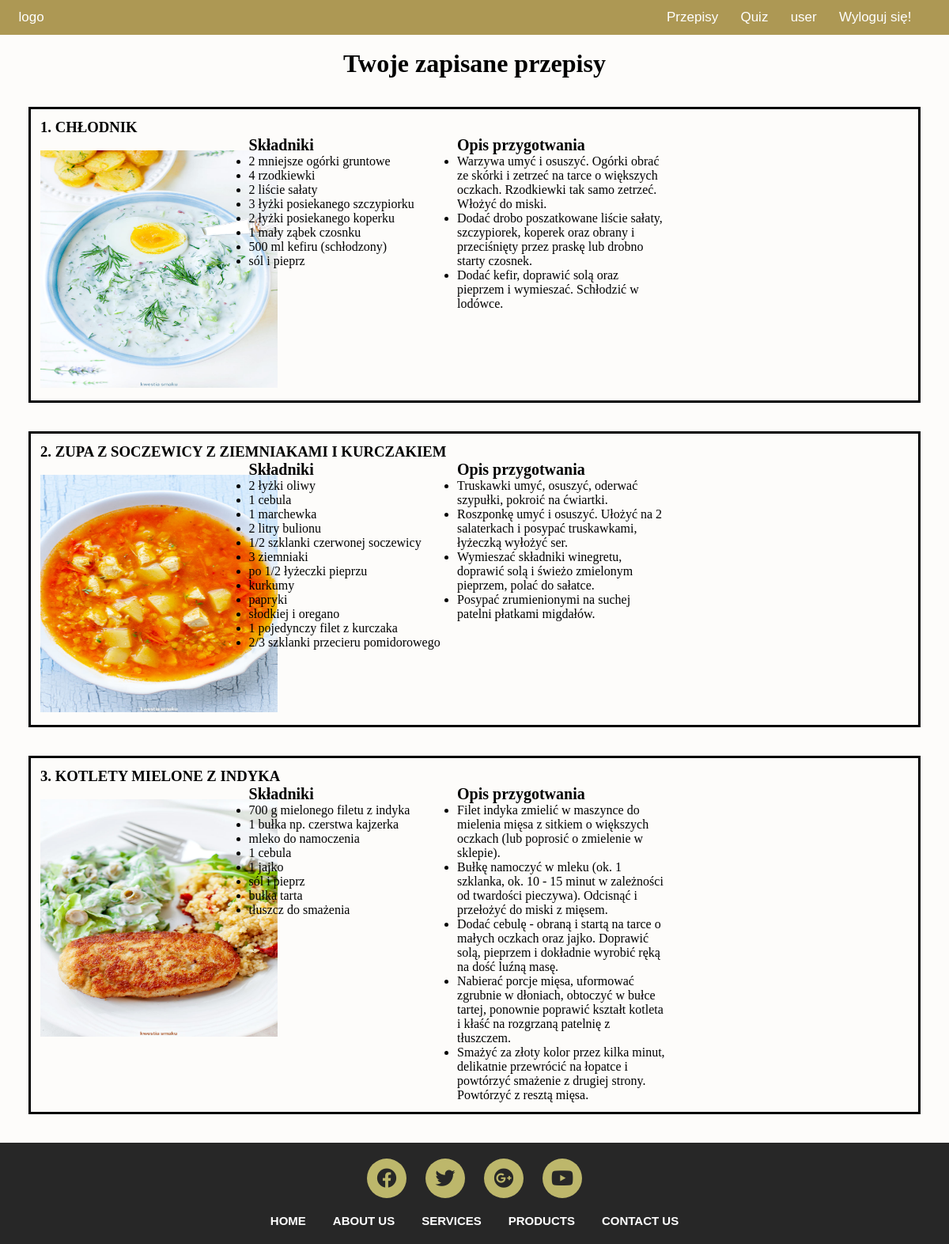
The page /panel.php (signed in) on the database its author committed.
### tables this page shows
CREATE TABLE `przepisy` (
  `id_przep` int(11) NOT NULL,
  `nazwa` text NOT NULL,
  `przygotowanie` text NOT NULL,
  `skladniki` text NOT NULL,
  `img` text NOT NULL
);

### panel.php (the view, shortened to what this page needs)
<?php
require_once "connect.php";
		try
		{
			$polaczenie = new mysqli($host, $db_user, $db_password, $db_name);
		}
			catch(Exception $e)
			{
				echo '<span style="color:red;">Błąd serwera! Przepraszamy za niedogodności i prosimy o rejestrację w innym terminie!</span>';
				echo '<br />Informacja developerska: '.$e;
			}
			$login = $_SESSION['user'];
			$rezultat = $polaczenie->query("SELECT id_group FROM users WHERE user='$login'");
			$row = $rezultat->fetch_assoc();
?>
<!DOCTYPE html>
<html lang="pl">
  <head>
<link rel="stylesheet" type="text/css" href="./css/style1.css">
		<link rel="stylesheet" href="https://use.fontawesome.com/releases/v5.9.0/css/all.css">
    <link rel="stylesheet" type="text/css" href="./css/style1.css">
  </head>
  <body>
		<?php
			if ((isset($_SESSION['zalogowany'])) && ($_SESSION['zalogowany']==true))
			{
				?>
				<div id="menu">
			    <ul>
			      <li>
			        <a href="index.php">logo</a>
			      </li>
			      <li>
			        <a href="przepisy.php">Przepisy</a>
			      </li>
						<li>
			        <a href="quiz.php">Quiz</a>
			      </li>
			      <li>
			        <a href="panel.php"><?php echo $_SESSION['user'] ?></a>
			      </li>
						<li>
						<a href="logout.php">Wyloguj się!</a>
						</li>
			    </ul>
			  </div>
				<?php
			}
		?>
		<?php
if($row['id_group'] == 0){
echo '<br><h1> Twoje zapisane przepisy</h1>';
	$login = $_SESSION['user'];
	$rezultat = $polaczenie->query("SELECT id_user FROM users WHERE user='$login'");
	$row1 = $rezultat->fetch_assoc();
	$zmienna = $row1['id_user'];
	$sql = "SELECT * FROM przep_users WHERE id_user='$zmienna'";
	$result = $polaczenie->query($sql);
	$koszyk= array();
	$i=0;
	  while($row = $result->fetch_assoc()) {
			$koszyk[$i] = $row['id_przep'];
			$i++;
		}
		$ile = count($koszyk);
		$licz = 1;
		for($i=0; $i < $ile; $i++)
		{
		$sql = "SELECT * FROM przepisy WHERE id_przep='$koszyk[$i]'";
		$result = $polaczenie->query($sql);
				while($row = $result->fetch_assoc()) {
					$skladniki  = $row["skladniki"];
					$pieces = explode(",", $skladniki);
					$liczba = count($pieces);
					$opis  = $row["przygotowanie"];
					$opis2 = explode(";", $opis);
					$ile2 = count($opis2);
					?>
					<form action="" method="post">
					<div class="row">
					<h3><?php echo $licz.'. '.$row["nazwa"]; ?></h3>
					<div class="column">
					<br><img src="img/<?php echo $row["img"]; ?>.jpg" width="300" height="300" alt="zdjecie">
				</div>
					<div class="column">
						<p>Składniki</p>
					<ul>
						<?php
						for ($x = 0; $x < $liczba; $x++) {
								echo "<li>".$pieces[$x]."</li>";
						}
						?>
					</ul>
					</div>
				<div class="column">
					<p>Opis przygotwania</p>
				<ul>
					<?php
					for ($y = 0; $y < $ile2; $y++) {
							echo "<li>".$opis2[$y]."</li>";
					}
					?>
				</ul>
					</div>
				</div>
			</form>
					<?php
					$licz++;
				}
	}
}
?>
<div class="big-foot">
  <div class="footer-social-icons">
    <ul>
      <li><a href="#" target="blank"><i class="fab fa-facebook"></i></a></li>
      <li><a href="#" target="blank"><i class="fab fa-twitter"></i></a></li>
      <li><a href="#" target="blank"><i class="fab fa-google-plus"></i></a></li>
      <li><a href="#" target="blank"><i class="fab fa-youtube"></i></a></li>
    </ul>
  </div>
  <div class="footer-menu">
    <ul>
      <li><a href="#">Home</a></li>
      <li><a href="#">About us</a></li>
      <li><a href="#">Services</a></li>
      <li><a href="#">Products</a></li>
      <li><a href="#">Contact us</a></li>
    </ul>
  </div>
</div>
</body>
</html>

### css/style1.css (style rules this page uses)
body { background-color:#fdfcfa; }
h1 { text-align: center; }
.row { padding-left: 25%; border: 3px solid; padding: 1%; margin: 3%; }
.row > .column > p { font-size: 20px; font-weight: bold; }
.column { float: left; width: 24%; }
.row:after { content: ""; display: table; clear: both; }
* { margin: 0; padding: 0; }
#menu { background-color: #ad9854; width: 100%; padding-top: 1%; padding-bottom: 1%; text-align:right; }
#menu > ul > li { display: inline; padding-right:2%; font-size: 17px; font-family: Arial; }
#menu > ul > li:first-child { float: left; padding-left: 2%; }
#menu > ul { padding-right:2%; }
#menu > ul > li > a { color: white; text-decoration: none; }
.big-foot { width: 100%; height: auto; margin: auto; background: #272727; padding: 20px 0px; }
.footer-social-icons { width: 100%; height: auto; margin: auto; }
.footer-social-icons ul { margin: 0px; padding: 0px; text-align: center; }
.footer-social-icons ul li { display: inline-block; width: 50px; height: 50px; margin: 0px 10px; border-radius: 100%; background: #bdb76b; }
.footer-social-icons ul li a { color:#272727; font-size: 25px; display: block; }
.footer-social-icons ul li a i { line-height: 50px; }
.footer-menu { width: 100%; height: auto; margin:auto; margin-top: 20px; }
.footer-menu ul { margin-left: 0px; padding: 0px; text-align: center; }
.footer-menu ul li { display: inline-block; margin: 0px 15px; }
.footer-menu ul li a { font-family:arial; font-size:15px; font-weight: 600; color:#fff; text-transform: uppercase; }
a { text-decoration: none; outline:none; }

### rows shown on the page
przepisy: nazwa "CHŁODNIK", img (picture), skladniki "2 mniejsze ogórki gruntowe", skladniki "4 rzodkiewki", skladniki "2 liście sałaty", skladniki "3 łyżki posiekanego szczypiorku", skladniki "2 łyżki posiekanego koperku", skladniki "1 mały ząbek czosnku", skladniki "500 ml kefiru (schłodzony)", skladniki "sól i pieprz", przygotowanie "Warzywa umyć i osuszyć. Ogórki obrać ze skórki i zetrzeć na tarce o większych oczkach. Rzodkiewki tak samo zetrzeć. Włożyć do miski.", przygotowanie "Dodać drobo poszatkowane liście sałaty, szczypiorek, koperek oraz obrany i przeciśnięty przez praskę lub drobno starty czosnek.", przygotowanie "Dodać kefir, doprawić solą oraz pieprzem i wymieszać. Schłodzić w lodówce."
przepisy: nazwa "ZUPA Z SOCZEWICY Z ZIEMNIAKAMI I KURCZAKIEM", img (picture), skladniki "2 łyżki oliwy", skladniki "1 cebula", skladniki "1 marchewka", skladniki "2 litry bulionu", skladniki "1/2 szklanki czerwonej soczewicy", skladniki "3 ziemniaki", skladniki "po 1/2 łyżeczki pieprzu", skladniki "kurkumy", skladniki "papryki", skladniki "słodkiej i oregano", skladniki "1 pojedynczy filet z kurczaka", skladniki "2/3 szklanki przecieru pomidorowego", przygotowanie "Truskawki umyć, osuszyć, oderwać szypułki, pokroić na ćwiartki.", przygotowanie "Roszponkę umyć i osuszyć. Ułożyć na 2 salaterkach i posypać truskawkami, łyżeczką wyłożyć ser.", przygotowanie "Wymieszać składniki winegretu, doprawić solą i świeżo zmielonym pieprzem, polać do sałatce.", przygotowanie "Posypać zrumienionymi na suchej patelni płatkami migdałów."
przepisy: nazwa "KOTLETY MIELONE Z INDYKA", img (picture), skladniki "700 g mielonego filetu z indyka", skladniki "1 bułka np. czerstwa kajzerka", skladniki "mleko do namoczenia", skladniki "1 cebula", skladniki "1 jajko", skladniki "sól i pieprz", skladniki "bułka tarta", skladniki "tłuszcz do smażenia", przygotowanie "Filet indyka zmielić w maszynce do mielenia mięsa z sitkiem o większych oczkach (lub poprosić o zmielenie w sklepie).", przygotowanie "Bułkę namoczyć w mleku (ok. 1 szklanka, ok. 10 - 15 minut w zależności od twardości pieczywa). Odcisnąć i przełożyć do miski z mięsem.", przygotowanie "Dodać cebulę - obraną i startą na tarce o małych oczkach oraz jajko. Doprawić solą, pieprzem i dokładnie wyrobić ręką na dość luźną masę.", przygotowanie "Nabierać porcje mięsa, uformować zgrubnie w dłoniach, obtoczyć w bułce tartej, ponownie poprawić kształt kotleta i kłaść na rozgrzaną patelnię z tłuszczem.", przygotowanie "Smażyć za złoty kolor przez kilka minut, delikatnie przewrócić na łopatce i powtórzyć smażenie z drugiej strony. Powtórzyć z resztą mięsa."

### other values the page prints
$_SESSION['user'] "user"
